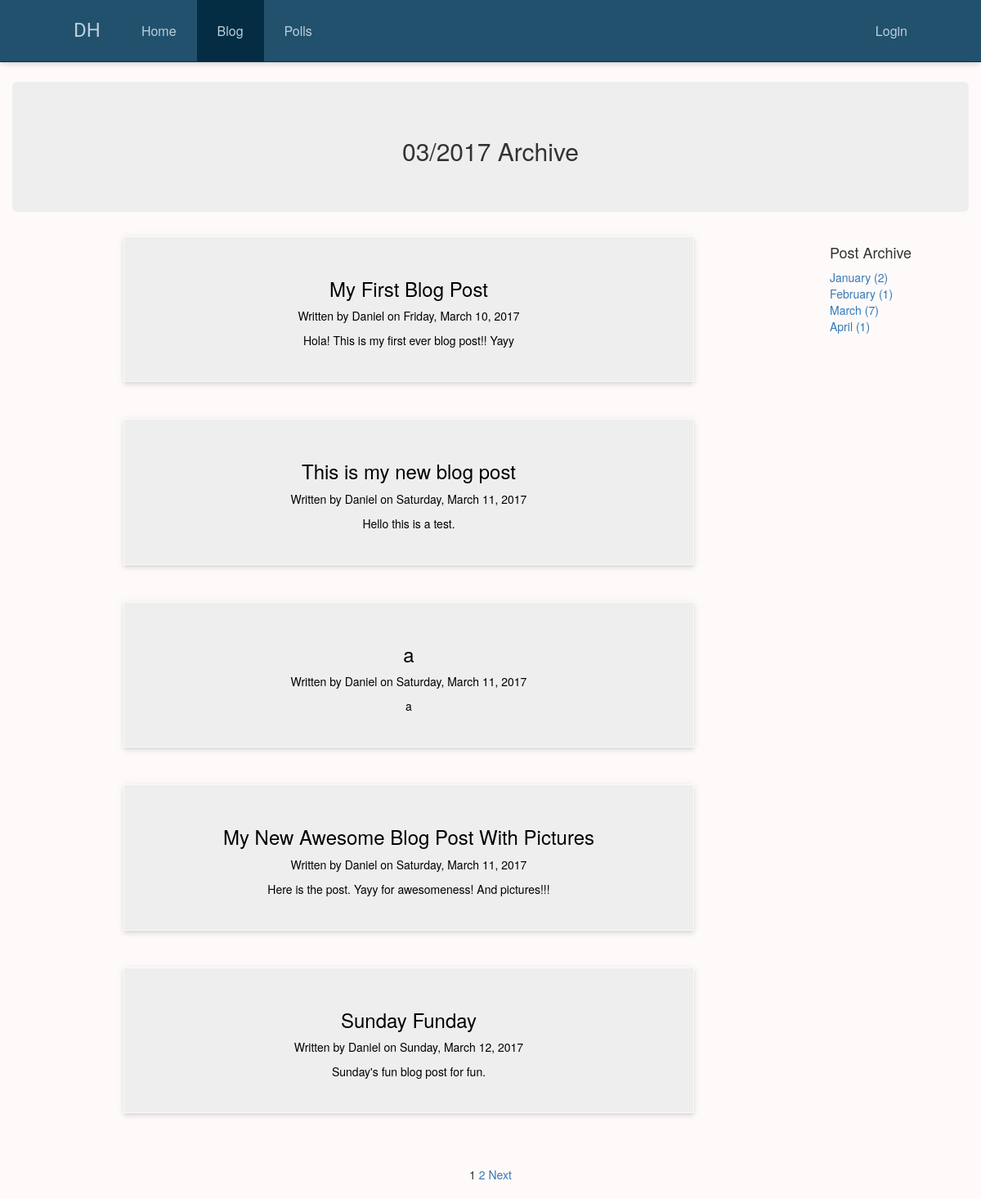
/blog/2017/03/, run on the app's committed database.
### blog/models.py (models this page shows, shortened)
class Post(models.Model):
    author = models.ForeignKey(
        User,
        on_delete=models.CASCADE,
        )
    title = models.CharField(max_length=50)
    slug = models.SlugField(unique=True)
    post = models.TextField()
    pub_date = models.DateTimeField('date published', default=timezone.now)

### blog/views.py (the view)
# urls.py: url(r'^(?P<year>\d{4})/(?P<month>\d{2})/$', views.ArchiveView.as_view(), name='archive'),
class ArchiveView(ListView):
    template_name = "blog/blog_archive.html"
    context_object_name = 'posts'
    paginate_by = 5
    def get_context_data(self, **kwargs):
        context = super(ArchiveView, self).get_context_data(**kwargs)
        context['archive'] = Post.objects.annotate(month=TruncMonth('pub_date')).values('month').annotate(c=Count('id'))
        if 'month' in self.kwargs.keys():
            context.update(year=self.kwargs['year'], month=self.kwargs['month'])
        elif 'year' in self.kwargs.keys():
            context.update(year=self.kwargs['year'])
        return context
    def get_queryset(self):
        utc = pytz.utc
        year_int = int(self.kwargs['year'])
        year = datetime.datetime(year_int, 1, 1, 0, 0, tzinfo=utc)
        if 'month' in self.kwargs:
            month = int(self.kwargs['month'])
            date1 = datetime.datetime(year_int, month, 1, 0, 0, tzinfo=utc)
            date2 = date1 + relativedelta(months=1)
            queryset = Post.objects.filter(pub_date__range=(date1, date2)).order_by('pub_date')
        elif 'year' in self.kwargs:
            next_year = year + relativedelta(years=1)
            queryset = Post.objects.filter(pub_date__range=(year, next_year)).order_by('pub_date')
        return queryset

### blog/templates/blog/blog_archive.html (shortened to what this page needs)
{% extends 'blog/base_blog.html' %}
{% block page_header %}
  <div class="jumbotron">
    {% if month %}
      <h2>{{ month }}/{{ year }} Archive</h2>
    {% else %}
      <h2>{{ year }} Archive</h2>
    {% endif %}
  </div>
{% endblock %}
{% block pag_next_url %}
  {% if month %}
    {% url 'blog:archive' year month %}?page={{ page_obj.next_page_number }}
  {% else %}
    {% url 'blog:archive' year %}?page={{ page_obj.next_page_number }}
  {% endif %}
{% endblock %}
{% block pag_step_url %}
  {% if month %}
    {% url 'blog:archive' year month %}?page={{ page }}
  {% else %}
    {% url 'blog:archive' year %}?page={{ page }}
  {% endif %}
{% endblock %}

### blog/templates/blog/base_blog.html (shortened to what this page needs)
{% extends 'home/base.html' %}
{% block blog_active %}
  active
{% endblock %}
{% block content %}
  {% block page_header %}
  {% endblock page_header %}
  <div class="row">
    <div class="col-md-10">
      {% block post_list %}
        {% for post in posts %}
          <a class="post" href="{% url 'blog:detail' post.slug %}">
            <div class="post-card">
              <h3 class="post-title">
                {{ post.title }}
              </h3>
              <p class="post-author">
                Written by {{ post.author|title }} on {{ post.pub_date|date:"l, F j, Y" }}
              </p>
              <p class="text-align post-index-content">
                {{ post.post|linebreaksbr|truncatewords:50 }}
              </p>
            </div>
          </a>
        {% endfor %}
      {% endblock %}
    </div>
    <div class="col-md-2 text-left">
      {% block archive %}
        <h4>Post Archive</h4>
          {% for month in archive %}
            <div>
              <a href="{% url 'blog:archive' month.month|date:'Y' month.month|date:'m' %}">
                {{ month.month|date:"F" }}
                <span>({{ month.c }})</span>
              </a>
            </div>
          {% endfor %}
      {% endblock %}
    </div>
  </div>
  {% block pagination %}
    <div class="pagination">
      {% for page in paginator.page_range %}
        {% if page == page_obj.number %}
          <span class="pagination-cur-page">{{ page_obj.number }}</span>
        {% else %}
          <span class="step-links"><a href="{% block pag_step_url %}{% url 'blog:index' %}?page={{ page }}{% endblock %}">{{ page }}</a></span>
        {% endif %}
      {% endfor %}
      {% if page_obj.has_next %}
        <span class="paginator-next"><a href="{% block pag_next_url %}{% url 'blog:index' %}?page={{ page_obj.next_page_number }}{% endblock %}">Next</a></span>
      {% endif %}
    </div>
  {% endblock pagination %}
{% endblock %}

### polls/static/polls/style.css (style rules this page uses)
a.post { display: block; margin: 0 14%; }
.post-title { color: black; }
.post-author { color: black; }
.post-index-content { color: black; }
.post-card { background-color: #eee; margin: 0 0 45px 0; padding: 30px 30px; border: 1px solid #F9F9F9; box-shadow: 0 2px 4px -1px rgba(0,0,0,0.06), 0 4px 5px 0 rgba(0,0,0,0.06), 0 1px 10px 0 rgba(0,0,0,0.08); }

### data on the page
Post: title "My First Blog Post", author "Daniel", pub_date "Friday, March 10, 2017", post "Hola! This is my first ever blog post!! Yayy"
Post: title "This is my new blog post", author "Daniel", pub_date "Saturday, March 11, 2017", post "Hello this is a test."
Post: title "a", author "Daniel", pub_date "Saturday, March 11, 2017", post "a"
Post: title "My New Awesome Blog Post With Pictures", author "Daniel", pub_date "Saturday, March 11, 2017", post "Here is the post. Yayy for awesomeness! And pictures!!!"
Post: title "Sunday Funday", author "Daniel", pub_date "Sunday, March 12, 2017", post "Sunday's fun blog post for fun."

### other printed values
{{ month }} "03"
{{ year }} "2017"
{{ month.month|date:"F" }} "January" "February" "March" "April"
{{ month.c }} "2" "1" "7" "1"
{{ page_obj.number }} "1"
{{ page }} "2"
